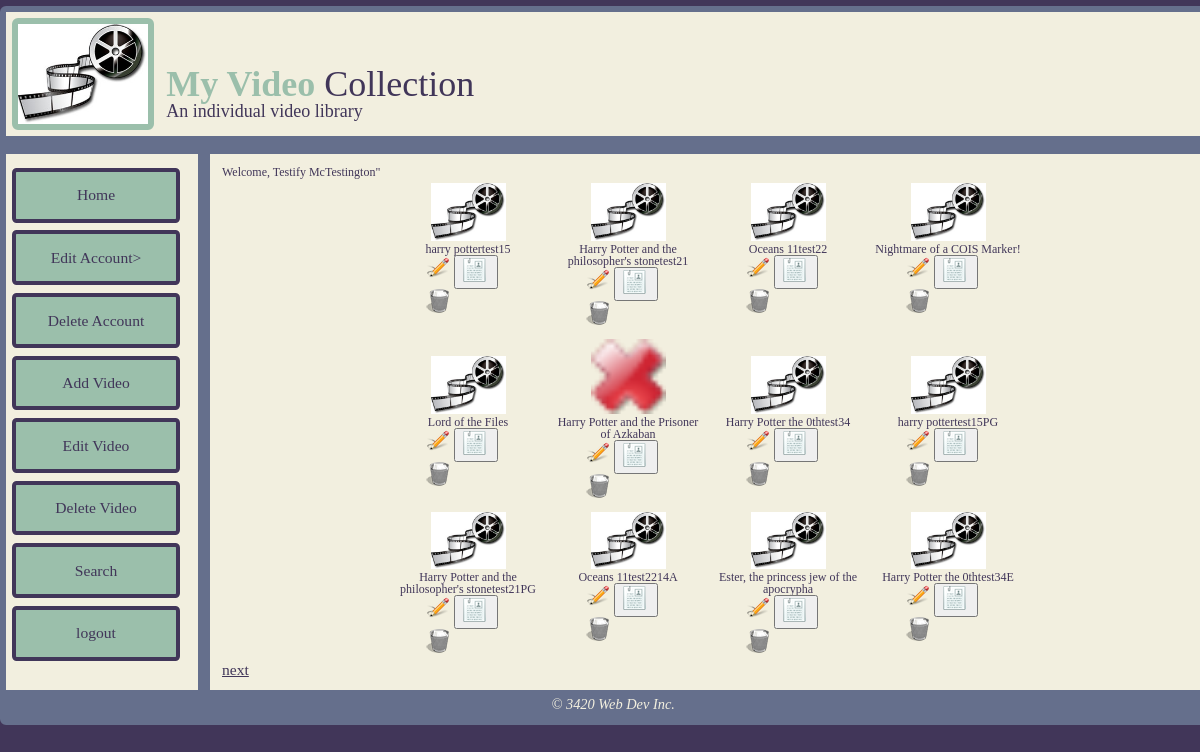
/index.php (signed in), run on the app's committed database.
### tables this page shows
CREATE TABLE video (
  id bigint(20) unsigned NOT NULL AUTO_INCREMENT,
  title varchar(50) NOT NULL,
  rating enum('G','PG','14A','18A','A','E') NOT NULL,
  yearOfRelease smallint(5) unsigned DEFAULT NULL,
  runtime tinyint(3) unsigned DEFAULT NULL,
  theatreReleaseDate char(10) NOT NULL,
  DVDReleaseDate char(10) NOT NULL,
  actors varchar(300) DEFAULT NULL,
  studio varchar(50) DEFAULT NULL,
  plotSummary varchar(500) NOT NULL,
  hasDVD tinyint(1) NOT NULL DEFAULT '0',
  hasBluRay tinyint(1) NOT NULL DEFAULT '0',
  hasSD tinyint(1) NOT NULL DEFAULT '0',
  hasHD tinyint(1) NOT NULL DEFAULT '0',
  userid bigint(20) unsigned NOT NULL,
  coverArtFileExt char(5) NOT NULL DEFAULT '',
  PRIMARY KEY (id),
  UNIQUE KEY id (id),
  UNIQUE KEY userid_2 (userid,title),
  KEY userid (userid),
  CONSTRAINT video_ibfk_1 FOREIGN KEY (userid) REFERENCES `user` (id) ON DELETE CASCADE
);

### session_start.php (called while the page is built, shortened)
<?session_start();
if(isset($_SESSION['user']))
	$loggedIn = true;
?>

### functions.php (the view, shortened to what this page needs)
<?require_once 'sql.php';
function PrintHTMLHeader($title, $pageIncludes)
{?>
<!DOCTYPE html PUBLIC "-//W3C//DTD XHTML 1.0 Strict//EN"
   "http://www.w3.org/TR/xhtml1/DTD/xhtml1-strict.dtd">
<html xmlns="http://www.w3.org/1999/xhtml">
<head>
<link rel="stylesheet" type="text/css" href="style/reset.css"></link>
<link rel="stylesheet" type="text/css" href="style/global.css"></link>
<link type="text/css" rel="stylesheet" href="jquery-ui-1.11.4/jquery-ui.min.css"/>
</head>
<?}
function PrintHeader()
{?><div id="container">
<div class='Header'>
<img alt='movie reel' id='HeaderLogo' src="imag/movie-reel.jpg" height="50"/><br/>
<div id='TitleText'><b>My Video</b> Collection</div>
<div id='SubTitle'>An individual video library</div>
</div>
<?}
function PrintMenu()
{global $loggedIn;
?><div class="Menu">
<ul>
<li><a href="">Home</a></li>
<?echo $loggedIn?
'
<li><a href="edit_account.php">Edit Account></a></li>
<li><a href="delete_account.php">Delete Account</a></li>
<li><a href="add_video.php">Add Video</a></li>
<li><a href="edit_video.php">Edit Video</a></li>
<li><a href="delete_video.php">Delete Video</a></li>
<li><a href="search.php">Search</a></li>
<li><a href="logout.php">logout</a></li>
</ul>
': '
<li><a href="add_account.php">Create Account</a></li>
<li><a href="login.php">login</a></li>
</ul>
' ?>
</div>
<?}
function PrintFooter()
{?>
<div class="Footer">&copy; 3420 Web Dev Inc.</div>
</div>
<?}
function PrintVideosTable($videos, $startAt)
{echo "<table>
<tbody>
<tr>";
PrintVideoCell($videos->fetch_assoc());
for ( $i = 1 ; $i < $videos->num_rows && $i < 12 ; $i++)
	{if($i%4 == 0)
		echo '</tr><tr>';
	}
echo '</tr>
</tbody>
</table>';
}
function PrintVideoCell($v)
{$id = $v['id'];
$title = $v['title'];
$coverArt = $v['coverArtFileExt']? "coverArt/$id.".$v['coverArtFileExt'] : 'movie-reel.jpg';
echo "<td>
<div class='CoverArtContainer'><img alt='cover art' src='imag/$coverArt' width='75'/></div>
<div class='CellTitle'>$title</div>
<div class='IconContainer'>
<button alt='details' class='DetailsButton' id='$id'><span class='DetailsIcon'></span></button>
<a title='Edit video' href='edit_video.php?id=$id'><span class='EditIcon'></span></a>
<a title='delete video' href='delete_video.php?id=$id'><span class='DeleteIcon'></span></a>
</div>
</td>
";
}
?>

### index.php (shortened to what this page needs)
<?
require_once 'functions.php';
include "session_start.php";
if(isset($_GET['startAt']))
	{$startAt = (int) $_GET['startAt'];
	if(0 > $startAt)
		$startAt = 0;
	}
else
	$startAt = 0;
$videos = $sql->query('select id, title, coverArtFileExt from video where userid = '.$_SESSION['user']['id']." order by id asc limit $startAt, 12");
PrintHTMLHeader($_SESSION['user']['username'].'\'s videos',
'');
echo '<body>';
PrintHeader();
PrintMenu();
?>
<div class="Main">
<h1><?echo 'Welcome, '.$_SESSION['user']['firstName'].' '.$_SESSION['user']['lastName']?></h1>
<?if( ! $videos || 0 === $videos->num_rows)
	echo '<p>You don\'t have any videos uploaded yet. Why don\'t you try <a href="add_video.php">adding one?</a></p>';
else{
PrintVideosTable($videos, $startAt);
if(12 == $videos->num_rows)
	echo '<a href="?startAt='.($startAt+12).'">next</a>';
}?>
</div>
<?PrintFooter()?>
</body>
</html>

### style/global.css (style rules this page uses)
li { display:inline; }
ul { float:left;width:100%;list-style-type:none; }
body { background-color:#413659; font-size:12px; }
#container { width:100em; background-color:#F2EFDF; color:#413659; margin:.5em auto; border:.5em solid #656F8C; border-radius: .5em; }
.Header { border-bottom: 1.5em solid #656F8C; padding:.5em; overflow:hidden; }
.Header img { height: 100px; border: .5em solid #9BBFAB; float:left; border-radius: .5em; margin-right: 1em; }
#TitleText { font-size:3em; padding-top: 1em; }
#SubTitle { font-size: 1.5em; }
b { font-weight: bolder; color:#9BBFAB; }
.Menu { clear:both; width: 14em; float:left; padding:.5em; }
.Menu a { display: block; padding: 1em; background-color:#9BBFAB; color:#413659; border: .3em solid #413659; border-radius: .3em; text-decoration:none; margin-top:.5em; text-align:center; font-size:1.3em; }
.Main { float:right; border-left: 1em solid #656F8C; width:81em; padding:1em; min-height: 500px; }
.Main a { color:#413659; font-size: 1.3em; }
.Footer { clear:both; width:100%; background-color:#656F8C; color: #F2EFDF; text-align:center; font-size:1.2em; font-style:italic; padding: .5em; }
.CellTitle { text-align:center; }
.EditIcon { background-image:url(../imag/editicon.png); }
.DeleteIcon { background-image:url(../imag/trashimage.png); }
.DetailsIcon { background-image:url(../imag/detailsicon.png); }
.DetailsIcon, .EditIcon, .DeleteIcon { float:left; display:block; width: 24px; height:24px; padding: 2px; background-repeat: no-repeat; }
table { margin:auto; }
td { width:150px;padding:5px; }
.CoverArtContainer { width: 75px; margin:auto; }
.IconContainer { width:84px; margin:auto; }

### data on the page
video: title "harry pottertest15"
video: title "Harry Potter and the philosopher's stonetest21"
video: title "Oceans 11test22"
video: title "Nightmare of a COIS Marker!"
video: title "Lord of the Files"
video: shows a picture, title "Harry Potter and the Prisoner of Azkaban"
video: title "Harry Potter the 0thtest34"
video: title "harry pottertest15PG"
video: title "Harry Potter and the philosopher's stonetest21PG"
video: title "Oceans 11test2214A"
video: title "Ester, the princess jew of the apocrypha"
video: title "Harry Potter the 0thtest34E"

### other printed values
$_SESSION['user']['firstName'] "Testify"
$_SESSION['user']['lastName'] "McTestington\""
